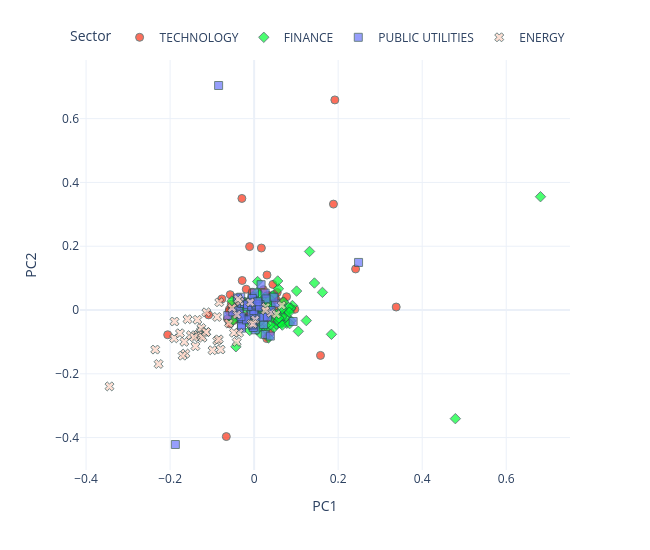

The code cell stored with this chart in its notebook:
### Code cell
from stock_embeddings.plotting import pca_plot_from_embeddings

pca_plot_from_embeddings(
    embedding_matrix=embeddings.weight.detach().numpy(),
    sectors=data.sectors,
    tickers=data.tickers,
    industries=data.industries,
    names=data.names,
    dimensions=2,
    reduced=True,
    method="PCA",
    return_df=False,
    rand_state=None,
)

### Figure 1 — Plotly figure (JSON) as saved in the notebook; plotly's stock layout.template omitted (floating-point values rounded to 4 significant figures; data arrays with more than 128 entries replaced by an {"elided": "..."} marker saying what was removed)
{"data": [{"customdata": {"elided": "67x3 str values"}, "hovertemplate": "<b>%{hovertext}</b><br><br>Sector=%{customdata[1]}<br>PC1=%{x}<br>PC2=%{y}<br>ticker=%{customdata[0]}<br>industry=%{customdata[2]}<extra></extra>", "hovertext": ["COMPUTER MANUFACTURING", "EDP SERVICES", "COMPUTER SOFTWARE: PREPACKAGED SOFTWARE", "SEMICONDUCTORS", "EDP SERVICES", "COMPUTER SOFTWARE: PREPACKAGED SOFTWARE", "EDP SERVICES", "SEMICONDUCTORS", "COMPUTER SOFTWARE: PREPACKAGED SOFTWARE", "ELECTRICAL PRODUCTS", "COMPUTER SOFTWARE: PREPACKAGED SOFTWARE", "EDP SERVICES", "COMPUTER SOFTWARE: PREPACKAGED SOFTWARE", "EDP SERVICES", "EDP SERVICES", "RADIO AND TELEVISION BROADCASTING AND COMMUNICATIONS EQUIPMENT", "SEMICONDUCTORS", "COMPUTER COMMUNICATIONS EQUIPMENT", "ELECTRICAL PRODUCTS", "INDUSTRIAL MACHINERY/COMPONENTS", "SEMICONDUCTORS", "COMPUTER COMMUNICATIONS EQUIPMENT", "SEMICONDUCTORS", "INDUSTRIAL MACHINERY/COMPONENTS", "COMPUTER SOFTWARE: PREPACKAGED SOFTWARE", "RADIO AND TELEVISION BROADCASTING AND COMMUNICATIONS EQUIPMENT", "INDUSTRIAL MACHINERY/COMPONENTS", "EDP SERVICES", "COMPUTER MANUFACTURING", "COMPUTER MANUFACTURING", "SEMICONDUCTORS", "SEMICONDUCTORS", "ADVERTISING", "INDUSTRIAL MACHINERY/COMPONENTS", "EDP SERVICES", "PROFESSIONAL SERVICES", "SEMICONDUCTORS", "INDUSTRIAL MACHINERY/COMPONENTS", "SEMICONDUCTORS", "PROFESSIONAL SERVICES", "COMPUTER SOFTWARE: PREPACKAGED SOFTWARE", "RADIO AND TELEVISION BROADCASTING AND COMMUNICATIONS EQUIPMENT", "SEMICONDUCTORS", "SEMICONDUCTORS", "ADVERTISING", "COMPUTER SOFTWARE: PREPACKAGED SOFTWARE", "ELECTRICAL PRODUCTS", "SEMICONDUCTORS", "ELECTRICAL PRODUCTS", "INDUSTRIAL MACHINERY/COMPONENTS", "COMPUTER SOFTWARE: PREPACKAGED SOFTWARE", "EDP SERVICES", "SEMICONDUCTORS", "SEMICONDUCTORS", "INDUSTRIAL MACHINERY/COMPONENTS", "SEMICONDUCTORS", "INDUSTRIAL MACHINERY/COMPONENTS", "COMPUTER SOFTWARE: PREPACKAGED SOFTWARE", "RETAIL: COMPUTER SOFTWARE & PERIPHERAL EQUIPMENT", "SEMICONDUCTORS", "COMPUTER SOFTWARE: PREPACKAGED SOFTWARE", "EDP SERVICES", "ELECTRONIC COMPONENTS", "ADVERTISING", "SEMICONDUCTORS", "COMPUTER PERIPHERAL EQUIPMENT", "EDP SERVICES"], "legendgroup": "TECHNOLOGY", "marker": {"color": "#FD3216", "line": {"color": "DarkSlateGrey", "width": 1}, "opacity": 0.7, "size": 8, "symbol": "circle"}, "mode": "markers", "name": "TECHNOLOGY", "orientation": "v", "showlegend": true, "type": "scatter", "x": [-0.04182, -0.01137, 0.06951, 0.0549, 0.06062, 0.04694, 0.1921, -0.05435, -0.001392, -0.03291, 0.01678, 0.03408, 0.07622, 0.04703, -0.03319, 0.03006, -0.2057, 0.06312, -0.02627, 0.04899, -0.013, 0.002205, -0.1084, 0.02962, -0.05815, -0.05876, 0.0289, 0.05071, -0.02847, 0.05191, -0.0768, 0.02429, -0.03643, 0.03711, 0.06658, 0.03809, -0.02912, 0.02754, 0.02731, 0.02195, 0.03459, 0.02908, 0.0253, -0.05697, 0.03396, -0.03102, 0.07719, 0.01721, -0.01086, -0.01884, -0.004713, 0.3381, -0.0662, 0.04456, -0.0634, 0.2415, -0.04828, 0.04159, 0.09683, -0.03632, -0.04162, 0.1887, -0.02423, 0.03053, 0.02645, -0.0595, 0.1579], "xaxis": "x", "y": [-0.01352, -0.01709, 0.02701, 0.0548, -0.02364, 0.0411, 0.6587, 0.01805, 0.002872, 0.01544, -0.0003957, 0.04305, -0.008779, 0.03798, 0.02066, -0.08969, -0.07761, -0.04129, 0.02366, 0.001521, -0.02019, 0.01165, -0.0153, 0.00219, -0.04377, 0.002481, 0.00121, -0.03626, 0.09252, 0.03292, 0.03472, 0.005425, -0.028, -0.01182, -0.01719, -0.07046, 0.3497, -0.006367, 0.03085, 0.06375, -0.02612, 0.002585, 0.03972, 0.0481, 0.04597, 0.02107, 0.04145, 0.1944, 0.1988, 0.06523, 0.05584, 0.00938, -0.3968, 0.08031, -0.02791, 0.1287, -0.03252, 0.02829, 0.002219, -0.01353, 0.03037, 0.3321, 0.02694, 0.1099, -0.0001453, -0.004126, -0.1424], "yaxis": "y"}, {"customdata": {"elided": "93x3 str values"}, "hovertemplate": "<b>%{hovertext}</b><br><br>Sector=%{customdata[1]}<br>PC1=%{x}<br>PC2=%{y}<br>ticker=%{customdata[0]}<br>industry=%{customdata[2]}<extra></extra>", "hovertext": ["INVESTMENT MANAGERS", "DIVERSIFIED COMMERCIAL SERVICES", "LIFE INSURANCE", "PROPERTY-CASUALTY INSURERS", "ACCIDENT &HEALTH INSURANCE", "PROPERTY-CASUALTY INSURERS", "SPECIALTY INSURERS", "SPECIALTY INSURERS", "MAJOR BANKS", "FINANCE: CONSUMER SERVICES", "MAJOR BANKS", "MAJOR BANKS", "COMMERCIAL BANKS", "COMMERCIAL BANKS", "INVESTMENT MANAGERS", "MAJOR BANKS", "MAJOR BANKS", "MAJOR BANKS", "SPECIALTY INSURERS", "MAJOR BANKS", "MAJOR BANKS", "PROPERTY-CASUALTY INSURERS", "MAJOR BANKS", "MAJOR BANKS", "LIFE INSURANCE", "PROPERTY-CASUALTY INSURERS", "MAJOR BANKS", "PROPERTY-CASUALTY INSURERS", "MAJOR BANKS", "FINANCE: CONSUMER SERVICES", "FINANCE: CONSUMER SERVICES", "INVESTMENT MANAGERS", "MAJOR BANKS", "MAJOR BANKS", "MAJOR BANKS", "MAJOR BANKS", "MAJOR BANKS", "MAJOR BANKS", "MAJOR BANKS", "MAJOR BANKS", "MAJOR BANKS", "MAJOR BANKS", "MAJOR BANKS", "PROPERTY-CASUALTY INSURERS", "PROPERTY-CASUALTY INSURERS", "INVESTMENT MANAGERS", "LIFE INSURANCE", "PROPERTY-CASUALTY INSURERS", "PROPERTY-CASUALTY INSURERS", "PROPERTY-CASUALTY INSURERS", "SPECIALTY INSURERS", "MAJOR BANKS", "MAJOR BANKS", "MAJOR BANKS", "MAJOR BANKS", "PROPERTY-CASUALTY INSURERS", "SAVINGS INSTITUTIONS", "PROPERTY-CASUALTY INSURERS", "MAJOR BANKS", "MAJOR BANKS", "INVESTMENT BANKERS/BROKERS/SERVICE", "PROPERTY-CASUALTY INSURERS", "DIVERSIFIED COMMERCIAL SERVICES", "INVESTMENT BANKERS/BROKERS/SERVICE", "INVESTMENT BANKERS/BROKERS/SERVICE", "FINANCE/INVESTORS SERVICES", "PROPERTY-CASUALTY INSURERS", "MAJOR BANKS", "FINANCE: CONSUMER SERVICES", "MAJOR BANKS", "FINANCE: CONSUMER SERVICES", "MAJOR BANKS", "MAJOR BANKS", "MAJOR BANKS", "MAJOR BANKS", "LIFE INSURANCE", "MAJOR BANKS", "INVESTMENT BANKERS/BROKERS/SERVICE", "MAJOR BANKS", "PROPERTY-CASUALTY INSURERS", "MAJOR BANKS", "MAJOR BANKS", "ACCIDENT &HEALTH INSURANCE", "MAJOR BANKS", "MAJOR BANKS", "MAJOR BANKS", "MAJOR BANKS", "MAJOR BANKS", "MAJOR BANKS", "PROPERTY-CASUALTY INSURERS", "MAJOR BANKS", "MAJOR BANKS", "MAJOR BANKS"], "legendgroup": "FINANCE", "marker": {"color": "#00FE35", "line": {"color": "DarkSlateGrey", "width": 1}, "opacity": 0.7, "size": 8, "symbol": "diamond"}, "mode": "markers", "name": "FINANCE", "orientation": "v", "showlegend": true, "type": "scatter", "x": [-0.02252, -0.0001548, -0.05292, 0.03984, 0.0113, 0.0655, 0.05794, 0.06278, 0.08657, 0.04613, 0.0164, 0.03299, -0.03627, 0.06066, 0.05572, -0.01952, 0.02656, 0.101, 0.008227, -0.002058, -0.006319, 0.04664, 0.07608, 0.05274, 0.184, 0.08734, 0.07759, -0.006508, 0.006937, -0.02214, 0.01221, 0.0307, 0.6815, 0.02084, -0.05157, 0.03862, 0.0611, 0.0911, 0.03441, 0.001682, 0.007202, 0.005486, 0.07617, -0.04336, -0.02624, 0.0263, -0.008271, 0.4789, 0.06615, -0.00932, 0.1626, 0.06023, 0.04319, 0.1435, 0.06706, 0.02012, 0.01445, 0.05507, 0.0417, 0.04803, 0.008274, 0.1051, 0.007174, 0.01289, 0.0377, 0.1318, 0.08741, -0.001344, -0.002645, 0.0314, 0.000194, 0.01985, 0.02577, 0.02692, -0.01048, 0.08191, 0.08359, 0.05609, 0.01106, 0.0474, 0.1242, 0.03896, 0.0155, 0.03566, 0.03782, 0.05365, 0.01234, 0.08443, 0.008558, 0.01569, 0.06994, 0.06687, 0.05893], "xaxis": "x", "y": [0.005255, 0.001526, 0.02816, 0.01554, -0.001445, -0.04012, 0.06675, -0.02963, 0.003339, 0.0456, 0.003223, 0.03716, -0.02859, -0.03505, -0.03158, -0.02883, -0.06149, 0.05945, 0.0564, -0.03581, 0.007575, -0.05555, -0.005906, -0.04491, -0.0763, -0.03368, -0.04156, -0.003686, -0.03191, 0.02364, -0.02624, 0.01542, 0.3553, -0.01119, -0.03377, -0.04677, -0.01083, 0.01412, -0.08714, 0.0294, 0.02838, 0.02117, -0.02044, -0.1153, 0.01249, 0.04036, 0.01263, -0.3407, -0.02079, -0.047, 0.05526, -0.03959, 0.04411, 0.08465, -0.04722, -0.05283, -0.07316, -0.0293, -0.02268, -0.008667, 0.08924, -0.06672, -0.06185, 0.04711, 0.01509, 0.1836, 0.005805, 0.01969, 0.04191, -0.01298, 0.02407, 0.0111, 0.02427, -0.0482, -0.0642, 0.00806, -0.006557, 0.09104, 0.01545, -0.01424, -0.03322, -0.01241, 0.01687, 0.01013, 0.03329, -0.01387, -0.05136, -0.04281, 0.02686, -0.03361, 0.02505, 0.00364, -0.02541], "yaxis": "y"}, {"customdata": {"elided": "57x3 str values"}, "hovertemplate": "<b>%{hovertext}</b><br><br>Sector=%{customdata[1]}<br>PC1=%{x}<br>PC2=%{y}<br>ticker=%{customdata[0]}<br>industry=%{customdata[2]}<extra></extra>", "hovertext": ["ELECTRIC UTILITIES: CENTRAL", "POWER GENERATION", "OIL/GAS TRANSMISSION", "POWER GENERATION", "WATER SUPPLY", "TELECOMMUNICATIONS EQUIPMENT", "ELECTRIC UTILITIES: CENTRAL", "TELECOMMUNICATIONS EQUIPMENT", "TELECOMMUNICATIONS EQUIPMENT", "POWER GENERATION", "ELECTRIC UTILITIES: CENTRAL", "TELECOMMUNICATIONS EQUIPMENT", "WATER SUPPLY", "ELECTRIC UTILITIES: CENTRAL", "ELECTRIC UTILITIES: CENTRAL", "POWER GENERATION", "POWER GENERATION", "ELECTRIC UTILITIES: CENTRAL", "ELECTRIC UTILITIES: CENTRAL", "ELECTRIC UTILITIES: CENTRAL", "POWER GENERATION", "TELECOMMUNICATIONS EQUIPMENT", "ELECTRIC UTILITIES: CENTRAL", "ELECTRIC UTILITIES: CENTRAL", "POWER GENERATION", "ELECTRIC UTILITIES: CENTRAL", "OIL/GAS TRANSMISSION", "POWER GENERATION", "OIL/GAS TRANSMISSION", "OIL/GAS TRANSMISSION", "ELECTRIC UTILITIES: CENTRAL", "OIL & GAS PRODUCTION", "ELECTRIC UTILITIES: CENTRAL", "POWER GENERATION", "POWER GENERATION", "TELECOMMUNICATIONS EQUIPMENT", "ELECTRIC UTILITIES: CENTRAL", "ELECTRIC UTILITIES: CENTRAL", "ELECTRIC UTILITIES: CENTRAL", "TELECOMMUNICATIONS EQUIPMENT", "POWER GENERATION", "OIL/GAS TRANSMISSION", "ELECTRIC UTILITIES: CENTRAL", "OIL/GAS TRANSMISSION", "OIL & GAS PRODUCTION", "TELECOMMUNICATIONS EQUIPMENT", "TELECOMMUNICATIONS EQUIPMENT", "NATURAL GAS DISTRIBUTION", "NATURAL GAS DISTRIBUTION", "TELECOMMUNICATIONS EQUIPMENT", "TELECOMMUNICATIONS EQUIPMENT", "NATURAL GAS DISTRIBUTION", "TELECOMMUNICATIONS EQUIPMENT", "POWER GENERATION", "ENVIRONMENTAL SERVICES", "NATURAL GAS DISTRIBUTION", "WATER SUPPLY"], "legendgroup": "PUBLIC UTILITIES", "marker": {"color": "#6A76FC", "line": {"color": "DarkSlateGrey", "width": 1}, "opacity": 0.7, "size": 8, "symbol": "square"}, "mode": "markers", "name": "PUBLIC UTILITIES", "orientation": "v", "showlegend": true, "type": "scatter", "x": [0.01171, 0.0509, -0.02992, -0.00808, -0.03702, 0.02613, -0.01207, 0.04721, 0.2485, 5.578e-05, -0.02635, 0.02825, 0.00361, -0.03026, 0.02633, -0.003098, -0.000684, 0.09273, -0.06274, 0.03849, 0.006064, -0.005067, -0.02965, 0.0142, -0.02281, -0.006873, 0.002465, 0.02264, 0.01141, -0.03201, -0.02888, -0.0007873, 0.03407, -0.01576, 0.02401, 0.0009398, -0.01598, -0.01824, -0.004264, -0.08456, -0.03516, -0.005873, -0.002041, 0.004352, 0.004719, 0.02136, -0.03132, 0.01251, -0.004429, -0.03995, 0.01653, -0.00567, 0.008662, -0.05077, 0.04036, -0.1875, 0.03153], "xaxis": "x", "y": [0.008523, 0.02102, -0.05686, 0.02584, -0.001295, 0.0531, -0.02736, 0.04018, 0.1491, -0.001662, -0.0298, 0.03472, -0.03122, -0.04685, -0.07648, -0.04925, -0.04945, -0.03603, -0.01749, -0.08164, -0.02195, 0.04025, 0.0202, 0.01714, 0.0201, -0.0124, -0.06205, -0.04554, 0.01641, 0.0401, -0.02691, -0.001757, -0.006415, 0.0103, -0.02012, 0.05346, 0.01656, -0.03101, 0.03597, 0.7039, -0.01223, 0.01159, -0.05481, 0.01483, 0.01855, -0.02293, -0.0211, 0.009812, -0.04684, 0.03773, 0.07946, 0.02387, 0.026, -0.005716, -0.001464, -0.4217, -0.02171], "yaxis": "y"}, {"customdata": {"elided": "46x3 str values"}, "hovertemplate": "<b>%{hovertext}</b><br><br>Sector=%{customdata[1]}<br>PC1=%{x}<br>PC2=%{y}<br>ticker=%{customdata[0]}<br>industry=%{customdata[2]}<extra></extra>", "hovertext": ["INTEGRATED OIL COMPANIES", "OIL & GAS PRODUCTION", "OIL & GAS PRODUCTION", "INDUSTRIAL MACHINERY/COMPONENTS", "INDUSTRIAL MACHINERY/COMPONENTS", "METAL FABRICATIONS", "INTEGRATED OIL COMPANIES", "NATURAL GAS DISTRIBUTION", "INTEGRATED OIL COMPANIES", "INDUSTRIAL MACHINERY/COMPONENTS", "OIL & GAS PRODUCTION", "INTEGRATED OIL COMPANIES", "OIL & GAS PRODUCTION", "INTEGRATED OIL COMPANIES", "OIL & GAS PRODUCTION", "OIL & GAS PRODUCTION", "CONSUMER ELECTRONICS/APPLIANCES", "OIL & GAS PRODUCTION", "OIL & GAS PRODUCTION", "OIL & GAS PRODUCTION", "CONSUMER ELECTRONICS/APPLIANCES", "OILFIELD SERVICES/EQUIPMENT", "INTEGRATED OIL COMPANIES", "OIL & GAS PRODUCTION", "OIL REFINING/MARKETING", "ELECTRIC UTILITIES: CENTRAL", "OIL & GAS PRODUCTION", "OIL & GAS PRODUCTION", "OIL & GAS PRODUCTION", "OIL & GAS PRODUCTION", "OIL & GAS PRODUCTION", "OILFIELD SERVICES/EQUIPMENT", "OIL & GAS PRODUCTION", "CONSUMER ELECTRONICS/APPLIANCES", "OIL & GAS PRODUCTION", "OIL & GAS PRODUCTION", "OIL & GAS PRODUCTION", "OIL & GAS PRODUCTION", "OILFIELD SERVICES/EQUIPMENT", "OIL & GAS PRODUCTION", "OIL & GAS PRODUCTION", "OIL & GAS PRODUCTION", "OIL & GAS PRODUCTION", "INTEGRATED OIL COMPANIES", "METAL FABRICATIONS", "INTEGRATED OIL COMPANIES"], "legendgroup": "ENERGY", "marker": {"color": "#FED4C4", "line": {"color": "DarkSlateGrey", "width": 1}, "opacity": 0.7, "size": 8, "symbol": "x"}, "mode": "markers", "name": "ENERGY", "orientation": "v", "showlegend": true, "type": "scatter", "x": [-0.1268, -0.1341, -0.08782, 0.03985, 0.06557, -0.08821, -0.08412, -0.009207, -0.03409, -0.04088, -0.04147, -0.05267, -0.07985, -0.03585, -0.1661, -0.1338, 0.02767, -0.1506, -0.007337, -0.09915, 0.002273, -0.08299, -0.1635, -0.1704, -0.06004, 0.0531, -0.1145, -0.1257, -0.1905, -0.2353, -0.1271, -0.1227, -0.04806, 0.02659, -0.1398, -0.143, -0.03812, -0.114, -0.1586, -0.1351, -0.1765, -0.1895, -0.3442, -0.2274, -0.1138, -0.00242], "xaxis": "x", "y": [-0.06675, -0.07806, -0.09604, -0.009178, 0.01468, -0.02182, -0.09203, 0.02394, 0.02661, -0.01463, -0.1, 0.00632, -0.1239, -0.07162, -0.09974, -0.07854, 0.00943, -0.07884, -0.04316, -0.1263, -0.03003, 0.02426, -0.1367, -0.1431, -0.04154, -0.01339, -0.06904, -0.05654, -0.08867, -0.1241, -0.08245, -0.08676, -0.07138, -0.001084, -0.1137, -0.08524, 0.03439, -0.06921, -0.02885, -0.03054, -0.07286, -0.03608, -0.2395, -0.1692, -0.007259, -0.04372], "yaxis": "y"}], "layout": {"height": 550, "legend": {"orientation": "h", "title": {"text": "Sector"}, "tracegroupgap": 0, "x": 1, "xanchor": "right", "y": 1.02, "yanchor": "bottom"}, "margin": {"t": 60}, "width": 650, "xaxis": {"anchor": "y", "domain": [0.0, 1.0], "title": {"text": "PC1"}}, "yaxis": {"anchor": "x", "domain": [0.0, 1.0], "title": {"text": "PC2"}}}}
